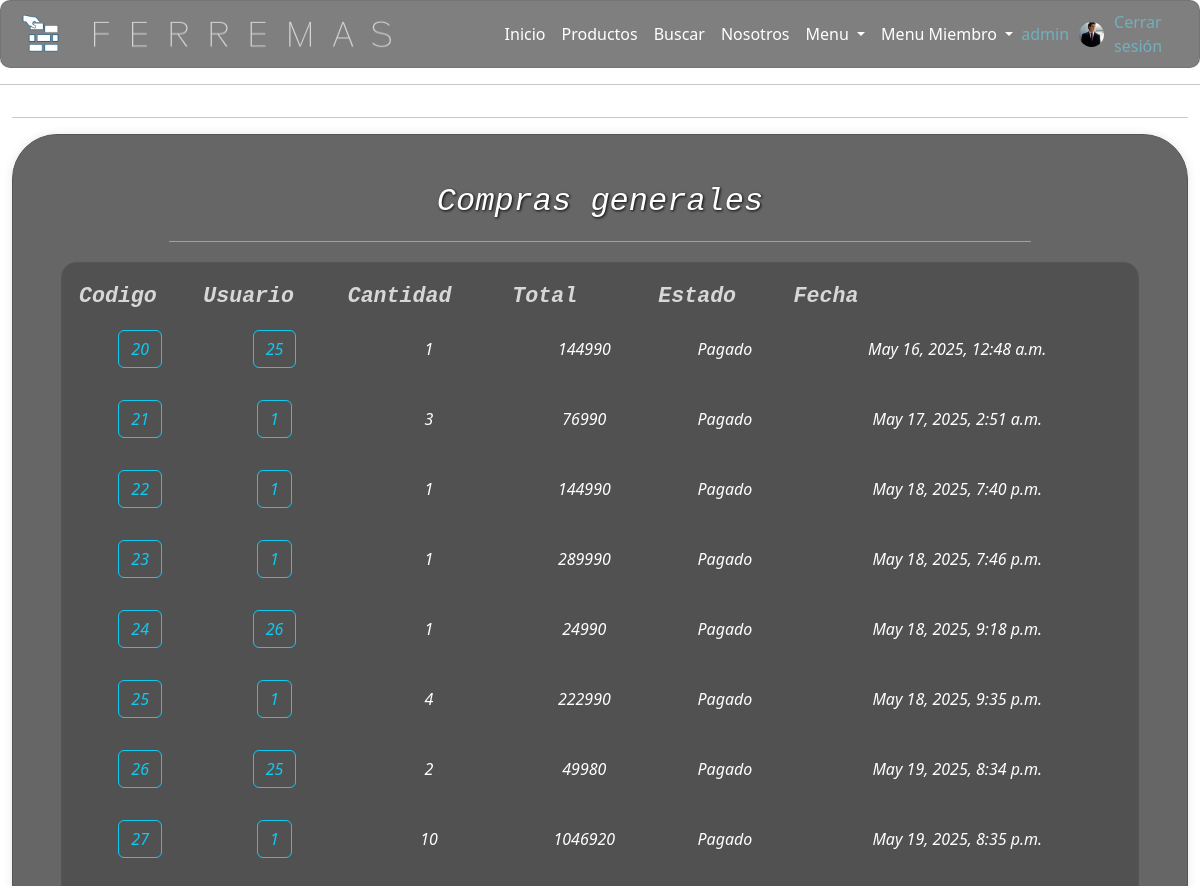
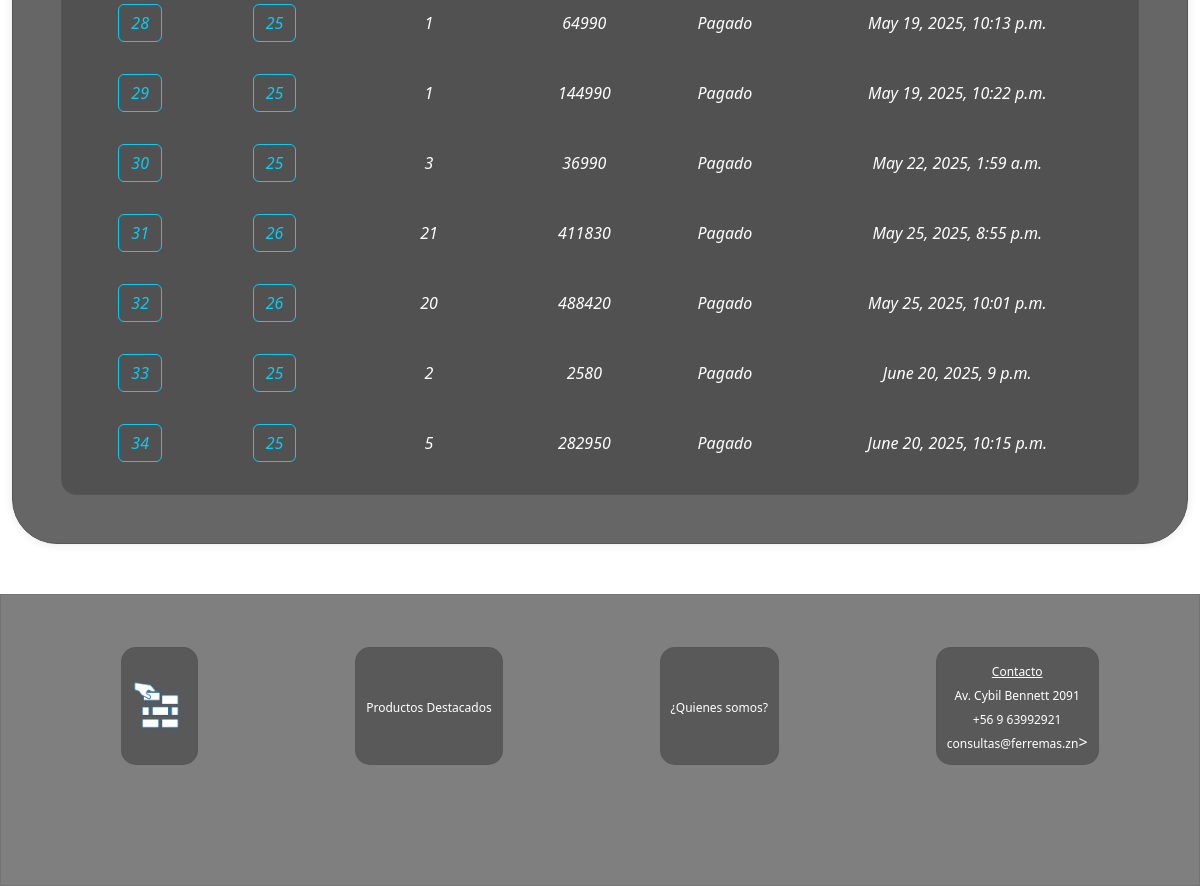
Screenshot of /vercompras/ (signed in) with the database file from the repository (2 pictures, top to bottom).
### core/models.py (models this page shows, shortened)
class CustomUser(AbstractUser):
    pic = models.ImageField(upload_to='profile_pics', null=True, blank=True, default='profile_pics/default.png')
    is_staff=models.BooleanField(default=False)
    tipo = models.CharField(max_length=20,
        choices=(
            ('cliente', 'Cliente'),
            ('vendedor', 'Vendedor'),
            ('bodeguero', 'Bodeguero'),
            ('contador', 'Contador'),
            ('administrador', 'Administrador'),
        ),default='Cliente',verbose_name='Tipo')
    bio = models.TextField(verbose_name='biografia', default='', null=True, blank=True)

class Compra(models.Model):
    id=models.AutoField(primary_key=True, verbose_name='idCompras')
    idBoleta=models.ForeignKey(Boleta, on_delete=models.SET_NULL, blank=True, null=True, editable=True, verbose_name='idBoleta')
    cantidad=models.IntegerField(default=0, null=True, blank=True, editable=False, verbose_name='Cantidad')
    total = models.IntegerField(default=0, null=True, blank=True, editable=False, verbose_name='Total')
    estado = models.CharField(max_length=20, default='Pagado', verbose_name='Estado')
    fecha = models.DateTimeField(auto_now_add=True, null=False, verbose_name='Fecha')
    created = models.BooleanField(default=False, verbose_name='created')

### core/views.py (the view)
# urls.py: path('vercompras/', views.vercompras,name="vercompras"),
def vercompras(request):
    print()
    print("Entrando a compras...")
    print()
    if request.user.is_authenticated:
        if request.user.tipo == 'vendedor' or request.user.tipo == 'contador' or request.user.is_superuser:
            compras = Compra.objects.all()
            purchases = []  # Array para almacenar los datos de compra y usuario
            for compra in compras:
                    boleta = compra.idBoleta
                    if boleta and boleta.usuario:
                        purchases.append({
                            'compra': compra,
                            'user_id': boleta.usuario.id  # Obtiene el id del usuario desde la boleta
                        })
                    else:
                        print()
                        print(f"Boleta o usuario no encontrado para la compra: {compra.id}")
    else:
        messages.error(request, "Privileges are needed")
        return redirect('login')
    return render(request,'vercompras.html', {'purchases':purchases})

### core/context_processor.py (called while the page is built)
def total_carrito(request):
    total=0
    if request.user.is_authenticated:
        try:
            carrito = request.session['carrito']
            if "carrito" in request.session:
                for key, value in carrito.items():
                    total+=(int(value["precio"]))*(value["cantidad"])
        except:
            total=0
    return {'total_carrito':int(total)}

### core/templates/vercompras.html (shortened to what this page needs)
{% extends "base.html" %}
{% load static %}
{% block content %}
<div class="container-fluid">
    <hr>
    <div class="login-container">
        <div class="form-title" style="margin-bottom: 15px;">
            <h2>Compras generales</h2>
        </div>
        <span class="liner"></span>
        <div class="table-container">
            <table id="tobras">
                <thead>
                    <tr>
                        <th>Codigo</th>
                        <th>Usuario</th>
                        <th>Cantidad</th>
                        <th>Total</th>
                        <th>Estado</th>
                        <th>Fecha</th>
                    </tr>
                </thead>
                <tbody>
                    {% if user.is_authenticated %}
                        {% if user.tipo == 'vendedor' or user.tipo == 'contador' or user.is_superuser%}
                            {% for item in purchases %}
                                <tr>
                                    <td><a href="{% url 'vercompra' item.compra.id %}" class="btn btn-outline-info">
                                    {{item.compra.id}}</a></td>
                                    <td class="price"><a href="{% url 'profileWatch' item.user_id %}" class="btn btn-outline-info">{{item.user_id}}</a></td>
                                    <td class="price">{{item.compra.cantidad}}</td>
                                    <td class="price">{{item.compra.total}}</td>
                                    <td class="price">{{item.compra.estado}}</td>
                                    <td class="price">{{item.compra.fecha}}</td>
                                </tr>
                            {%endfor%}
                        {% else %}
                            <tr>
                                <td colspan="3">
                                    <div class="alert text-center">Sin privilegios</div>
                                </td>
                            </tr>
                        {% endif %}
                    {% else %}
                        <tr>
                            <td colspan="3">
                                <div class="alert text-center">Debe loguearse</div>
                            </td>
                        </tr>
                    {% endif %}
                </tbody>
            </table>
        </div>
    </div>
</div>
{% endblock %}

### core/templates/menuMiembro.html (shortened to what this page needs)
{% load static %}
<div class="collapse navbar-collapse naz" id="navbarNavDropdown">
    <div>
        <ul class="navbar-nav me-auto mb-2 mb-lg-0">
            <li class="nav-item">
                <a class="nav-link" href="{% url 'index' %}">Inicio</a>
            </li>
            <li class="nav-item">
                <a class="nav-link" href="{% url 'products' %}">Productos</a>
            </li>
            <li class="nav-item">
                <a  class="nav-link" href="{% url 'buscar' %}">Buscar</a>
            </li>
            <li class="nav-item">
                <a  class="nav-link" href="{% url 'nosotros' %}">Nosotros</a>
            </li>
            {% if user.is_authenticated %}
                <li class="nav-item dropdown">
                    <a class="nav-link dropdown-toggle" href="#" role="button" data-bs-toggle="dropdown" aria-expanded="false">Menu
                    </a>
                </li>
                {% if user.is_staff %}
                    <li class="nav-item dropdown">
                        <a class="nav-link dropdown-toggle" href="#" role="button" data-bs-toggle="dropdown" aria-expanded="false">Menu Miembro
                        </a>
                    </li>
                {% endif %}
            {% endif %}
        </ul>
    </div>
    <div class="navbar-right">
        {% if user.is_authenticated %}
            <div class="boxes">
                <a href="{% url 'profile' %}" class="nav-link" >{{ user.username }}</a>
            </div>
            <a href="{% url 'profile' %}" class="nav-link"><img class="pic-user" src="{{user.pic.url}}" alt="imgGC" title="Click para ver tu Perfil"></a>
            <div class="boxes">
                <a href="{% url 'cerrar' %}" class="navbar-item" id="#">Cerrar sesión</a>
            </div>
        {% else %}
            <img src="{% static 'assets/icons/tea.png' %}" alt="imgGC">
            <div class="boxes">
                <a href="{% url 'login' %}" id="userGC">Iniciar sesion</a>
            </div>
        {% endif %}
    </div>
</div>

### core/static/css/mystyles.css (style rules this page uses)
body { background-image: url("../assets/img/fondo.png"); background-repeat: no-repeat; background-position: center; background-attachment: fixed; background-size: cover; display: flex; flex-direction: column; font-family: 'Ubuntu', "times new roman", times, roman, serif; }
.fade-in { animation: fadeIn 1s; -webkit-animation: fadeIn 1s; -moz-animation: fadeIn 1s; -o-animation: fadeIn 1s; -ms-animation: fadeIn 1s; }
.naz { display: flex; justify-content: space-between; align-items: center; padding-left: 10vh !important; }
.nav-item a { color: white; text-decoration:none; font-size: 2vh; }
.price { color: #ffffff !important; font-style: italic; }
.login-container { padding: 4vw; border-radius: 45px; border: 1px solid #555; box-shadow: 0 0 10px rgba(0, 0, 0, 0.1); background-color: rgba(0, 0, 0, 0.6); }
.form-title { text-align: center; font-style: italic; color: rgb(255, 255, 255); text-shadow: 1px 1px 3px rgb(5, 5, 5); font-family: 'Courier New', Courier, monospace; }
.btn-outline-info, .btn-outline-warning, .btn-outline-danger { font-size: 2vh; font-style: italic; }
.liner { background-color: rgba(255, 255, 255, 0.384); width: 80%; height: 1px; border-radius: 1px; display: block; margin: 0 auto; margin-top: 20px; margin-bottom: 20px; }
.table-container { width: 100%; overflow-x: scroll; background-color: rgba(0, 0, 0, 0.2); border-radius: 15px; border:1px solid #555; padding:1rem; }
table { border-collapse: collapse; width: 100%; background-color: rgba(0, 0, 0, 0); }
th { text-align: left !important; display: relative; font-size: 3vh; font-style: italic; }
td { display: relative; white-space: wrap; text-overflow: ellipsis; padding: 1rem; text-align: center; }
.pic-user { width: 10vw; border-radius: 50%; border:1 px solid rgb(14, 206, 235); margin-bottom: 2vh; }
thead th { color: #d7d7d7; font-family: 'Courier New', Courier, monospace; font-size: 2.7vh; font-style: italic; text-align: left; }
tbody td { color:rgb(255, 255, 255) !important; font-style: italic; }

### rows the page displays
CustomUser: username "admin", pic (picture)
Compra: compra.id "20", user_id "25", compra.cantidad "1", compra.total "144990", compra.estado "Pagado", compra.fecha "May 16, 2025, 12:48 a.m."
Compra: compra.id "21", user_id "1", compra.cantidad "3", compra.total "76990", compra.estado "Pagado", compra.fecha "May 17, 2025, 2:51 a.m."
Compra: compra.id "22", user_id "1", compra.cantidad "1", compra.total "144990", compra.estado "Pagado", compra.fecha "May 18, 2025, 7:40 p.m."
Compra: compra.id "23", user_id "1", compra.cantidad "1", compra.total "289990", compra.estado "Pagado", compra.fecha "May 18, 2025, 7:46 p.m."
Compra: compra.id "24", user_id "26", compra.cantidad "1", compra.total "24990", compra.estado "Pagado", compra.fecha "May 18, 2025, 9:18 p.m."
Compra: compra.id "25", user_id "1", compra.cantidad "4", compra.total "222990", compra.estado "Pagado", compra.fecha "May 18, 2025, 9:35 p.m."
Compra: compra.id "26", user_id "25", compra.cantidad "2", compra.total "49980", compra.estado "Pagado", compra.fecha "May 19, 2025, 8:34 p.m."
Compra: compra.id "27", user_id "1", compra.cantidad "10", compra.total "1046920", compra.estado "Pagado", compra.fecha "May 19, 2025, 8:35 p.m."
Compra: compra.id "28", user_id "25", compra.cantidad "1", compra.total "64990", compra.estado "Pagado", compra.fecha "May 19, 2025, 10:13 p.m."
Compra: compra.id "29", user_id "25", compra.cantidad "1", compra.total "144990", compra.estado "Pagado", compra.fecha "May 19, 2025, 10:22 p.m."
Compra: compra.id "30", user_id "25", compra.cantidad "3", compra.total "36990", compra.estado "Pagado", compra.fecha "May 22, 2025, 1:59 a.m."
Compra: compra.id "31", user_id "26", compra.cantidad "21", compra.total "411830", compra.estado "Pagado", compra.fecha "May 25, 2025, 8:55 p.m."
Compra: compra.id "32", user_id "26", compra.cantidad "20", compra.total "488420", compra.estado "Pagado", compra.fecha "May 25, 2025, 10:01 p.m."
Compra: compra.id "33", user_id "25", compra.cantidad "2", compra.total "2580", compra.estado "Pagado", compra.fecha "June 20, 2025, 9 p.m."
Compra: compra.id "34", user_id "25", compra.cantidad "5", compra.total "282950", compra.estado "Pagado", compra.fecha "June 20, 2025, 10:15 p.m."
